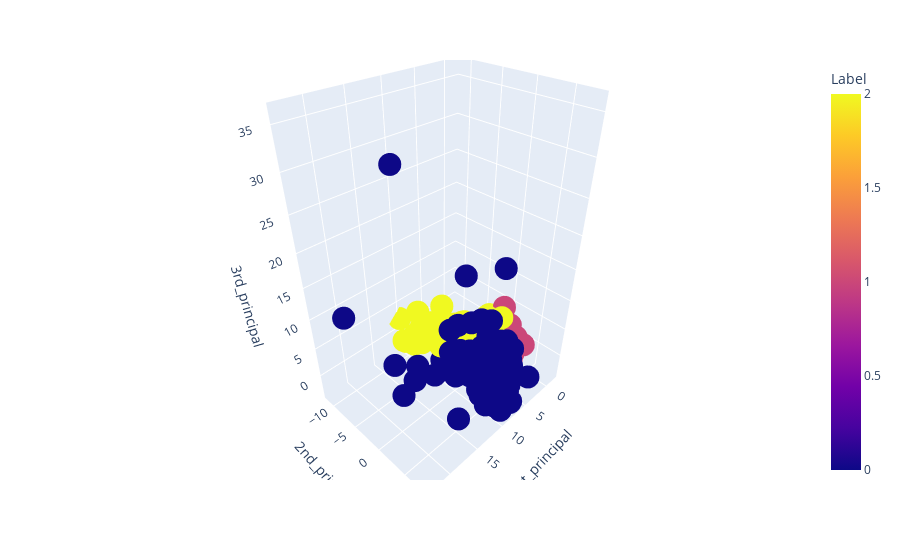

This figure's notebook cell:
### Code cell
import plotly.express as px
# import plotly.graph_objects as go

px.scatter_3d(pca_df, x="1st_principal", y="2nd_principal", z= '3rd_principal', color="Label")

### Figure 1 — Plotly figure (JSON) as saved in the notebook; plotly's stock layout.template omitted (floating-point values rounded to 4 significant figures; data arrays with more than 128 entries replaced by an {"elided": "..."} marker saying what was removed)
{"data": [{"hovertemplate": "1st_principal=%{x}<br>2nd_principal=%{y}<br>3rd_principal=%{z}<br>Label=%{marker.color}<extra></extra>", "legendgroup": "", "marker": {"color": {"elided": "3803 int values"}, "coloraxis": "coloraxis", "symbol": "circle"}, "mode": "markers", "name": "", "scene": "scene", "showlegend": false, "type": "scatter3d", "x": {"elided": "3803 float values"}, "y": {"elided": "3803 float values"}, "z": {"elided": "3803 float values"}}], "layout": {"coloraxis": {"colorbar": {"title": {"text": "Label"}}, "colorscale": [[0, "#0d0887"], [0.1111, "#46039f"], [0.2222, "#7201a8"], [0.3333, "#9c179e"], [0.4444, "#bd3786"], [0.5556, "#d8576b"], [0.6667, "#ed7953"], [0.7778, "#fb9f3a"], [0.8889, "#fdca26"], [1, "#f0f921"]]}, "legend": {"tracegroupgap": 0}, "margin": {"t": 60}, "scene": {"domain": {"x": [0, 1], "y": [0, 1]}, "xaxis": {"title": {"text": "1st_principal"}}, "yaxis": {"title": {"text": "2nd_principal"}}, "zaxis": {"title": {"text": "3rd_principal"}}}}}
